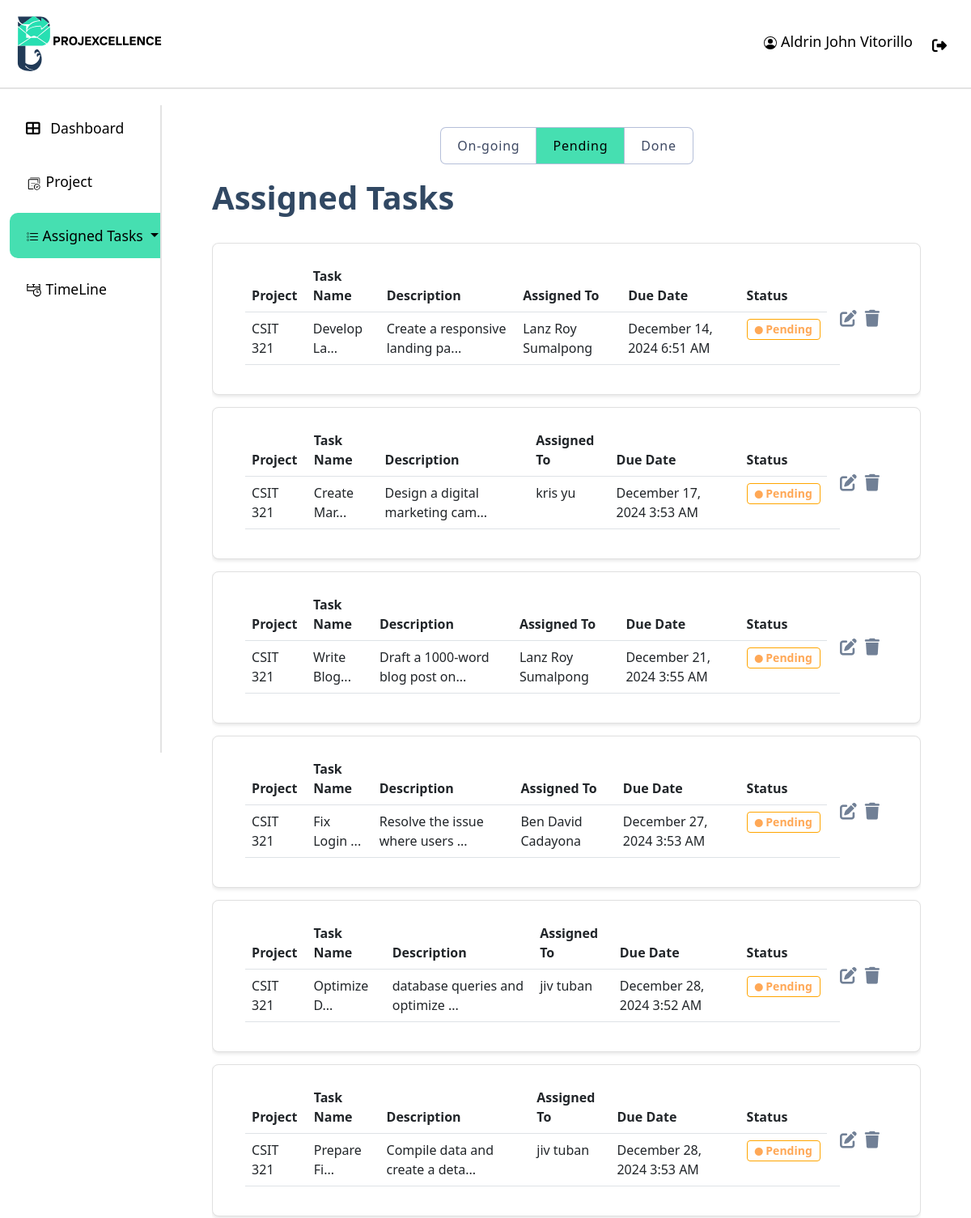
The app's page /assign_task/Pending/ (signed in, upper part), older data.
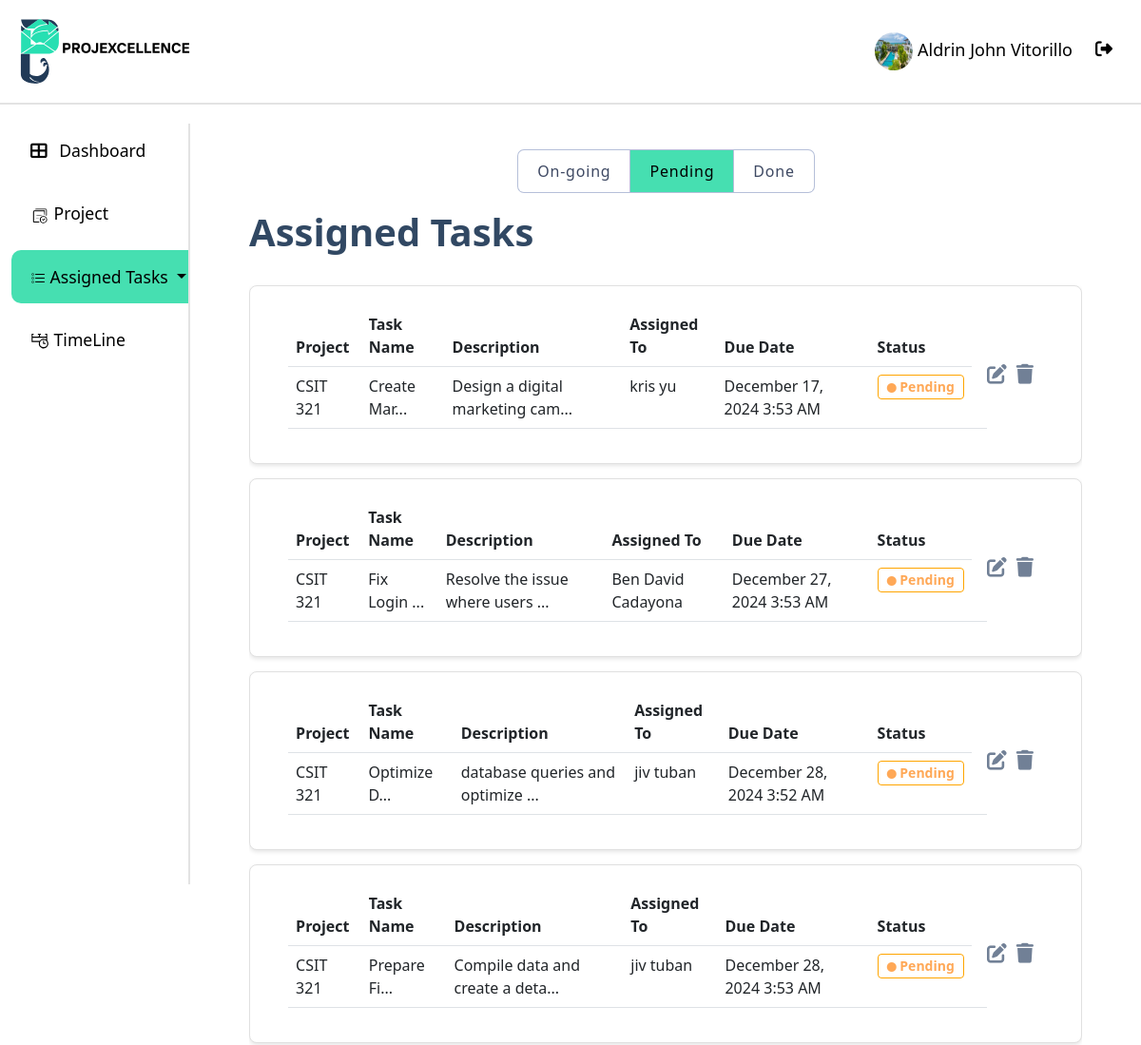
The same page, newer data.
### api/models.py (models this page shows, shortened)
class Task(models.Model):
    STATUS_CHOICES = [
        ("On-going", "On-going"),
        ("Pending", "Pending"),
        ("Done", "Done"),
    ]
    project_id = models.ForeignKey(Project, on_delete=models.CASCADE)
    task_name = models.CharField(max_length=50)
    description = models.TextField()
    assigned_to = models.ForeignKey( User, on_delete=models.CASCADE, related_name="assigned_tasks" )
    created_by = models.ForeignKey(User, on_delete=models.CASCADE, related_name="created_tasks")
    status = models.CharField(max_length=10, choices=STATUS_CHOICES, default="Pending")
    due_date = models.DateTimeField(default=timezone.now)
    completed = models.BooleanField(default=False)
    isAccepted = models.BooleanField(default=False)
    date_started = models.DateTimeField(null=True, blank=True, default=None)
    created_at = models.DateTimeField(auto_now_add=True)
    updated_at = models.DateTimeField(auto_now=True)

class Project(models.Model):
    project_name = models.CharField(max_length=50)
    description = models.TextField()
    created_by = models.ForeignKey(User, on_delete=models.CASCADE)
    date_created = models.DateTimeField(auto_now_add=True)
    def __str__(self):
        return self.project_name

class User(AbstractUser):
    username = None  # Remove the username field entirely
    email = models.EmailField(_("email address"), unique=True)
    phone_regex = RegexValidator(
        regex=r"^\+?1?\d{9,15}$",
        message="Phone number must be entered in the format: '+999999999'. Up to 15 digits allowed.",
    )
    isLogout = models.BooleanField(default=True)
    logoutTime = models.DateTimeField(default=timezone.now)
    phone_number = models.CharField(validators=[phone_regex], max_length=17, blank=True)
    profile_path = models.ImageField(null=True, blank=True,upload_to='profile/' )
    groups = models.ManyToManyField(
        "auth.Group",
        verbose_name=_("groups"),
        blank=True,
        related_name="custom_user_set",
        related_query_name="custom_user",
    )
    user_permissions = models.ManyToManyField(
        "auth.Permission",
        verbose_name=_("user permissions"),
        blank=True,
        related_name="custom_user_set",
        related_query_name="custom_user",
    )
    objects = UserManager()
    USERNAME_FIELD = "email"
    REQUIRED_FIELDS = ["first_name", "last_name", "date_of_hire", "password"]
    def __str__(self):
        return f"{self.first_name} {self.last_name}"

### api/Views/views.py (the view)
# urls.py: path("assign_task/<str:status>/", views.assign_task, name="assign_task"),
@login_required
def assign_task(request,status):
    tasks = Task.objects.filter(created_by=request.user, status=status).order_by("due_date")
    task_filter = TaskFilter(request.GET, queryset=tasks)
    paginator = Paginator(task_filter.qs, 10)
    page_number = request.GET.get("page")
    page_obj = paginator.get_page(page_number)
    edit_task_forms = {task.id: EditAssigedTaskForm(instance=task) for task in tasks}
    context = {
        "page_obj": page_obj,
        "edit_task_forms": edit_task_forms,
        "add_task_form": TaskForm(),
        "filter": task_filter,
        "current_status":status,
    }
    return render(request, "assignTask.html", context)

### api/templatetags/custom_filters.py (called while the page is built)
@register.filter
def dict_get(d, key):
    return d.get(key)

### api/templates/assignTask.html (shortened to what this page needs)
{% extends "base.html" %}
{% load crispy_forms_tags %}
{% load custom_filters %}
{% block content %}
<div class="mydict">
    <div>
        <label for="On-going">
            <span class="filter-bar {% if current_status == 'On-going' %}active{% endif %}">On-going</span>
        </label>
        <label for="Pending">
            <span class="filter-bar {% if current_status == 'Pending' %}active{% endif %}"></i>Pending</span>
        </label>
        <label for="Done">
            <span class="filter-bar {% if current_status == 'Done' %}active{% endif %}">Done</span>
        </label>
    </div>
</div>
<div class="page-container">
    <div class="content-wrapper">
        <div class="d-flex justify-content-between align-items-center mb-4">
            <h1>Assigned Tasks</h1>
        </div>
        <div id="tasks-list">
            {% for task in page_obj %}
            <div class="task-item {% if task.completed %}completed{% endif %}">
                <div class="task-content">
                    <table class="table" onclick="goToTaskDetails(event, '{% url 'task_details' task.id %}')">
                        <thead>
                            <tr>
                                <th>Project </th>
                                <th>Task Name</th>
                                <th>Description</th>
                                <th>Assigned To</th>
                                <th>Due Date</th>
                                <th>Status</th>
                            </tr>
                        </thead>
                        <tbody>
                            <tr>
                                <td>{{ task.project_id }}</td>
                                <td>{{ task.task_name|slice:":10" }}{% if task.description|length > 10 %}...{% endif %}</td>
                                <td>{{ task.description|slice:":30" }}{% if task.description|length > 30 %}...{% endif %}</td>
                                <td>{{ task.assigned_to }}</td>
                                <td>{{ task.due_date|date:"F j, Y g:i A" }}</td>
                                <td>
                                    <span class="badge {{ task.status|lower }}">
                                        <i class="bi bi-circle-fill icon-small" style="width: 0.1px;"></i>
                                        {{ task.status }}
                                    </span>
                                </td>
                                <td>
                                </td>
                            </tr>
                        </tbody>
                    </table>
                    <div class="task-actions">
                        <i class="fas fa-edit" data-bs-toggle="modal" data-bs-target="#editTaskModal{{ task.id }}"></i>
                        <i class="fas fa-trash" data-bs-toggle="modal" data-bs-target="#deleteTaskModal{{ task.id }}"></i>
                    </div>
                </div>
            </div>
            {% empty %}
                <div class="task-item" style="display: flex; justify-content: center;">
                    <h4 class="text-center" >You have no tasks to accomplish.<br/><small>Set up tasks to have a productive day ahead.</small></h4>
                </div>
            {% endfor %}
        </div>
    </div>
</div>
{% endblock content %}

### api/templates/base.html (shortened to what this page needs)
{% load static %}
<!DOCTYPE html>
<html lang="en">
  <head>
    <link
      href="https://cdn.jsdelivr.net/npm/bootstrap@5.3.0/dist/css/bootstrap.min.css"
      rel="stylesheet"
    />
    <link href="https://cdn.jsdelivr.net/npm/bootstrap-icons/font/bootstrap-icons.css" rel="stylesheet">
    <link
      href="https://cdnjs.cloudflare.com/ajax/libs/font-awesome/6.4.0/css/all.min.css"
      rel="stylesheet"
    />
    <link href="https://cdn.jsdelivr.net/npm/bootstrap@5.3.0/dist/css/bootstrap.min.css" rel="stylesheet">
  </head>
  <body>
    <header>
      <div class="header">
          <img src="{% static '/res/slogo.svg' %}" alt="logo" width="200px">
          <div class="profile" >
            <a class="nav-link {% if request.resolver_match.url_name == 'profile' %}active{% endif %}" href="{% url 'profile' %}">
              {% if request.user.profile_path.url != null  %}
                <img src="{{ request.user.profile_path.url }}" width="40px" height="40px" style="border-radius: 50%;" >
              {%endif%}
              {{ request.user.first_name|capfirst }} {{ request.user.last_name|capfirst }}
            </a>
            <a class="nav-link" href="{% url 'logout' %}" onclick="event.preventDefault(); document.getElementById('logout-form').submit();" style="margin-top: 5px;">
              <i class="fas fa-sign-out-alt me-2"></i>
            </a>
          </div>
      </div>
    </header>
    <div class="container-fluid">
      <div class="row">
        <nav
          id="sidebarMenu"
          class="col-md-3 col-lg-2 d-md-block sidebar collapse"
        >
          <ul class="nav flex-column">
            <li class="nav-item">
              <a class="nav-link {% if request.resolver_match.url_name == 'dashboard' %}active{% endif %}" href="{% url 'dashboard' %}">
                <i class="fas fa-th-large me-2"></i> Dashboard
              </a>
            </li>
            <li class="nav-item">
              <a class="nav-link {% if request.resolver_match.url_name == 'project' %}active{% endif %}" href="{% url 'project' %}">
                <img src="{% static '/res/projectIcon.svg' %}" alt="logo" width="20px">  Project
              </a>
            </li>
            <li class="nav-item dropdown">
              <a
                class="nav-link dropdown-toggle {% if request.resolver_match.url_name == 'task' or request.resolver_match.url_name == 'assign_task'%}active{% endif %}"
                href="#"
                id="taskDropdown"
                role="button"
                data-bs-toggle="dropdown"
                aria-expanded="false"
              >
                {% if request.resolver_match.url_name == 'task' %} My {% elif request.resolver_match.url_name == 'assign_task' %} Assigned{% endif %} Tasks
              </a>
            </li>
            <li class="nav-item">
              <a class="nav-link {% if request.resolver_match.url_name == 'timeline' %}active{% endif %}" href="{% url 'timeline' %}">
                <img src="{% static '/res/timelineIcon.svg' %}" alt="logo" width="20px">  TimeLine
              </a>
            </li>
          </ul>
        </nav>
        <main class="col-md-9 ms-sm-auto col-lg-10 px-md-4 main-content">
          {% block content %}{% endblock content %}
        </main>
      </div>
    </div>
  </body>
</html>

Row changes from the older to the newer data that the page shows:
no longer on this page (row edited): Task: project_id "CSIT 321", task_name "Develop La", description "Create a responsive landing pa", assigned_to "Lanz Roy Sumalpong", due_date "December 14, 2024 6:51 AM", status "Pending"
no longer on this page (row edited): Task: project_id "CSIT 321", task_name "Write Blog", description "Draft a 1000-word blog post on", assigned_to "Lanz Roy Sumalpong", due_date "December 21, 2024 3:55 AM", status "Pending"
changed User "Aldrin John": user.profile_path: picture added; profile_path empty → "profile/38247093.jpg" (drawn)
